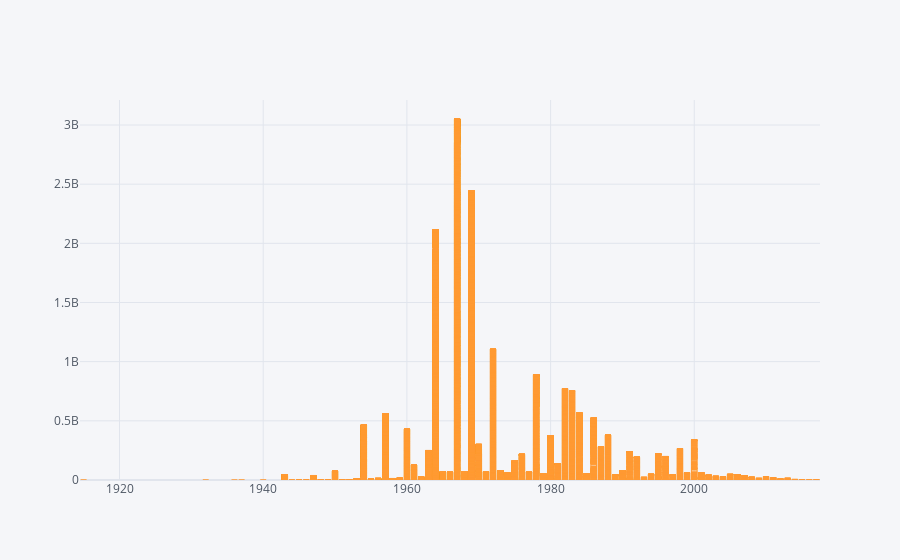

This figure's notebook cell:
### Markdown cell above
# Visualizing during among variables 

# Scatter Plot

### Code cell
data_select.iplot(kind = 'bar', x = 'EYB', y = 'PRICE')

### Figure 1 — Plotly figure (JSON) as saved in the notebook; plotly's stock layout.template omitted (floating-point values rounded to 4 significant figures; data arrays with more than 128 entries replaced by an {"elided": "..."} marker saying what was removed)
{"data": [{"marker": {"color": "rgba(255, 153, 51, 0.6)", "line": {"color": "rgba(255, 153, 51, 1.0)", "width": 1}}, "name": "PRICE", "orientation": "v", "text": "", "type": "bar", "x": {"elided": "28900 int values"}, "y": {"elided": "28900 int values"}}], "layout": {"legend": {"bgcolor": "#F5F6F9", "font": {"color": "#4D5663"}}, "paper_bgcolor": "#F5F6F9", "plot_bgcolor": "#F5F6F9", "title": {"font": {"color": "#4D5663"}}, "xaxis": {"gridcolor": "#E1E5ED", "showgrid": true, "tickfont": {"color": "#4D5663"}, "title": {"font": {"color": "#4D5663"}, "text": ""}, "zerolinecolor": "#E1E5ED"}, "yaxis": {"gridcolor": "#E1E5ED", "showgrid": true, "tickfont": {"color": "#4D5663"}, "title": {"font": {"color": "#4D5663"}, "text": ""}, "zerolinecolor": "#E1E5ED"}}}
